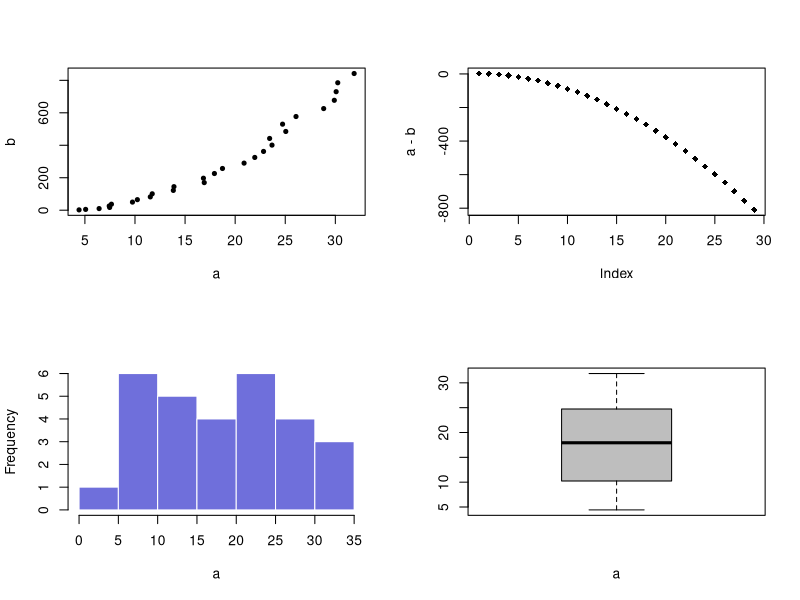

This chart was generated by the following R code: (Note: this script raises an error after producing the figure.)
## ---- chunk 1
knitr::opts_chunk$set( warning=FALSE, message=FALSE)
## ---- chunk 2
#Create data
a <- seq(1,29)+4*runif(29,0.4)
b <- seq(1,29)^2+runif(29,0.98)
 
#Divide the screen in 2 columns and 2 lines
par(mfrow=c(2,2))
 
#Add a plot in each sub-screen !
plot( a,b , pch=20)
plot(a-b , pch=18)
hist(a, border=F , col=rgb(0.2,0.2,0.8,0.7) , main="")
boxplot(a , col="grey" , xlab="a")
## ---- chunk 3
htmltools::includeHTML("htmlChunkRelatedCorrelation.html")
